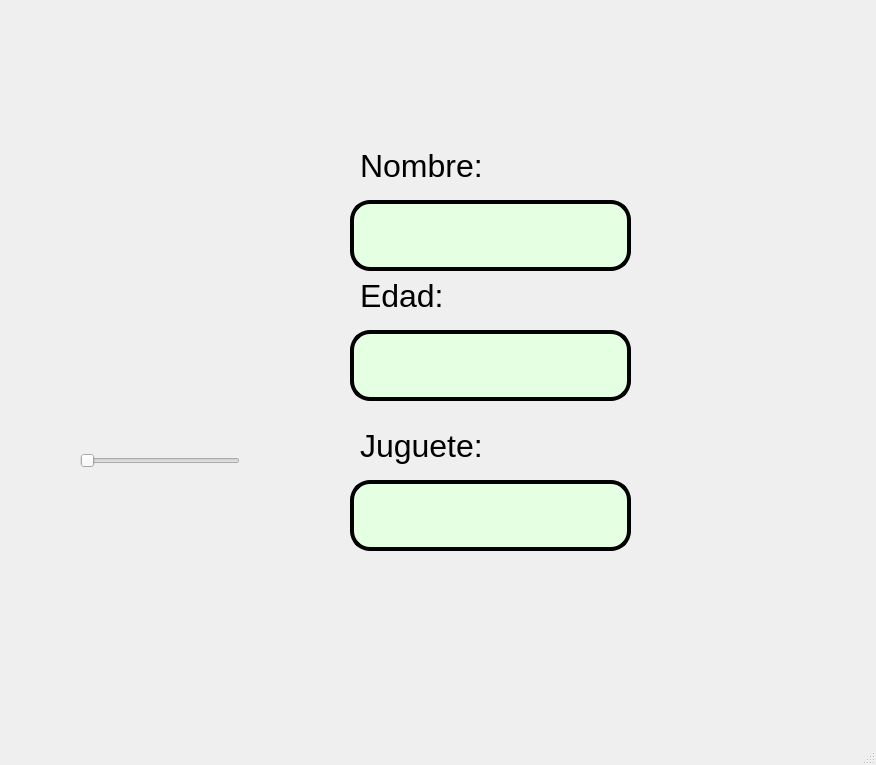
<?xml version="1.0" encoding="UTF-8"?>
<ui version="4.0">
 <class>MainWindow</class>
 <widget class="QMainWindow" name="MainWindow">
  <property name="geometry">
   <rect>
    <x>0</x>
    <y>0</y>
    <width>876</width>
    <height>765</height>
   </rect>
  </property>
  <property name="windowTitle">
   <string>MainWindow</string>
  </property>
  <widget class="QWidget" name="centralwidget">
   <widget class="QLabel" name="label">
    <property name="geometry">
     <rect>
      <x>0</x>
      <y>10</y>
      <width>241</width>
      <height>131</height>
     </rect>
    </property>
    <property name="styleSheet">
     <string notr="true"/>
    </property>
    <property name="text">
     <string/>
    </property>
    <property name="pixmap">
     <pixmap>:/Logos/log_uat_nuevo.png</pixmap>
    </property>
    <property name="scaledContents">
     <bool>true</bool>
    </property>
   </widget>
   <widget class="QLabel" name="label_2">
    <property name="geometry">
     <rect>
      <x>560</x>
      <y>0</y>
      <width>241</width>
      <height>131</height>
     </rect>
    </property>
    <property name="styleSheet">
     <string notr="true"/>
    </property>
    <property name="text">
     <string/>
    </property>
    <property name="pixmap">
     <pixmap>:/Logos/FIT_logo_vertical.png</pixmap>
    </property>
    <property name="scaledContents">
     <bool>true</bool>
    </property>
   </widget>
   <widget class="QLabel" name="label_3">
    <property name="geometry">
     <rect>
      <x>640</x>
      <y>580</y>
      <width>241</width>
      <height>131</height>
     </rect>
    </property>
    <property name="styleSheet">
     <string notr="true"/>
    </property>
    <property name="text">
     <string/>
    </property>
    <property name="pixmap">
     <pixmap>:/Images/Gatos.png</pixmap>
    </property>
    <property name="scaledContents">
     <bool>true</bool>
    </property>
   </widget>
   <widget class="QLabel" name="label_4">
    <property name="geometry">
     <rect>
      <x>360</x>
      <y>140</y>
      <width>341</width>
      <height>51</height>
     </rect>
    </property>
    <property name="font">
     <font>
      <pointsize>24</pointsize>
     </font>
    </property>
    <property name="text">
     <string>Nombre:</string>
    </property>
   </widget>
   <widget class="QLineEdit" name="txt_Nombre">
    <property name="geometry">
     <rect>
      <x>350</x>
      <y>200</y>
      <width>281</width>
      <height>71</height>
     </rect>
    </property>
    <property name="font">
     <font>
      <pointsize>24</pointsize>
      <weight>75</weight>
      <bold>true</bold>
     </font>
    </property>
    <property name="styleSheet">
     <string notr="true">background-color: rgb(229, 255, 226);
border:4px solid black;
border-radius: 20px;</string>
    </property>
    <property name="text">
     <string/>
    </property>
    <property name="alignment">
     <set>Qt::AlignCenter</set>
    </property>
   </widget>
   <widget class="QSlider" name="Selector_imagen">
    <property name="geometry">
     <rect>
      <x>80</x>
      <y>450</y>
      <width>160</width>
      <height>22</height>
     </rect>
    </property>
    <property name="orientation">
     <enum>Qt::Horizontal</enum>
    </property>
   </widget>
   <widget class="QLabel" name="Imagen_descripcion">
    <property name="geometry">
     <rect>
      <x>20</x>
      <y>180</y>
      <width>271</width>
      <height>191</height>
     </rect>
    </property>
    <property name="styleSheet">
     <string notr="true"/>
    </property>
    <property name="text">
     <string/>
    </property>
    <property name="pixmap">
     <pixmap resource="../../Archivos/Archivos/Archivos/Recursos.qrc">:/Ejercicios/Archivos/Adobe Express - file (1).png</pixmap>
    </property>
    <property name="scaledContents">
     <bool>true</bool>
    </property>
   </widget>
   <widget class="QLabel" name="label_5">
    <property name="geometry">
     <rect>
      <x>360</x>
      <y>270</y>
      <width>341</width>
      <height>51</height>
     </rect>
    </property>
    <property name="font">
     <font>
      <pointsize>24</pointsize>
     </font>
    </property>
    <property name="text">
     <string>Edad: </string>
    </property>
   </widget>
   <widget class="QLineEdit" name="txt_Edad">
    <property name="geometry">
     <rect>
      <x>350</x>
      <y>330</y>
      <width>281</width>
      <height>71</height>
     </rect>
    </property>
    <property name="font">
     <font>
      <pointsize>24</pointsize>
      <weight>75</weight>
      <bold>true</bold>
     </font>
    </property>
    <property name="styleSheet">
     <string notr="true">background-color: rgb(229, 255, 226);
border:4px solid black;
border-radius: 20px;</string>
    </property>
    <property name="text">
     <string/>
    </property>
    <property name="alignment">
     <set>Qt::AlignCenter</set>
    </property>
   </widget>
   <widget class="QLineEdit" name="txt_Juguete">
    <property name="geometry">
     <rect>
      <x>350</x>
      <y>480</y>
      <width>281</width>
      <height>71</height>
     </rect>
    </property>
    <property name="font">
     <font>
      <pointsize>24</pointsize>
      <weight>75</weight>
      <bold>true</bold>
     </font>
    </property>
    <property name="styleSheet">
     <string notr="true">background-color: rgb(229, 255, 226);
border:4px solid black;
border-radius: 20px;</string>
    </property>
    <property name="text">
     <string/>
    </property>
    <property name="alignment">
     <set>Qt::AlignCenter</set>
    </property>
   </widget>
   <widget class="QLabel" name="label_6">
    <property name="geometry">
     <rect>
      <x>360</x>
      <y>420</y>
      <width>341</width>
      <height>51</height>
     </rect>
    </property>
    <property name="font">
     <font>
      <pointsize>24</pointsize>
     </font>
    </property>
    <property name="text">
     <string>Juguete: </string>
    </property>
   </widget>
  </widget>
  <widget class="QMenuBar" name="menubar">
   <property name="geometry">
    <rect>
     <x>0</x>
     <y>0</y>
     <width>876</width>
     <height>26</height>
    </rect>
   </property>
  </widget>
  <widget class="QStatusBar" name="statusbar"/>
 </widget>
 <resources>
  <include location="../../Archivos/Archivos/Archivos/Recursos.qrc"/>
 </resources>
 <connections/>
</ui>
